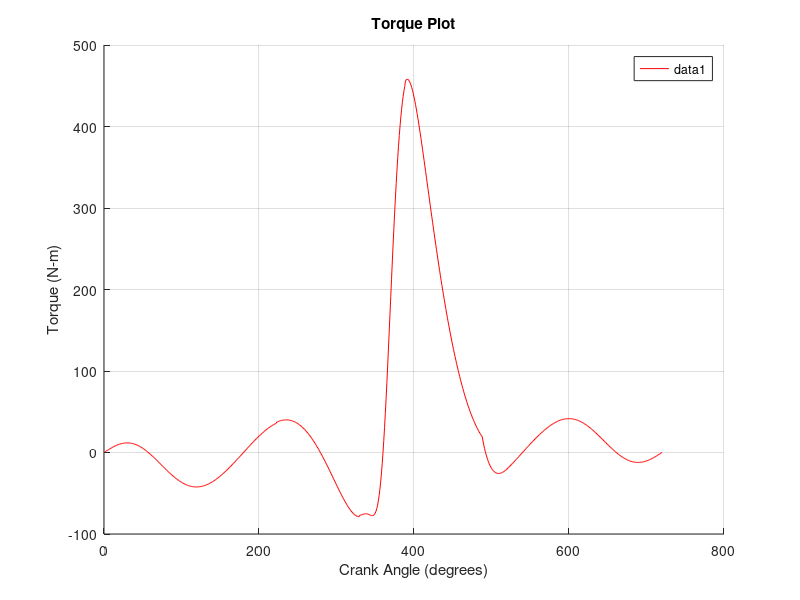
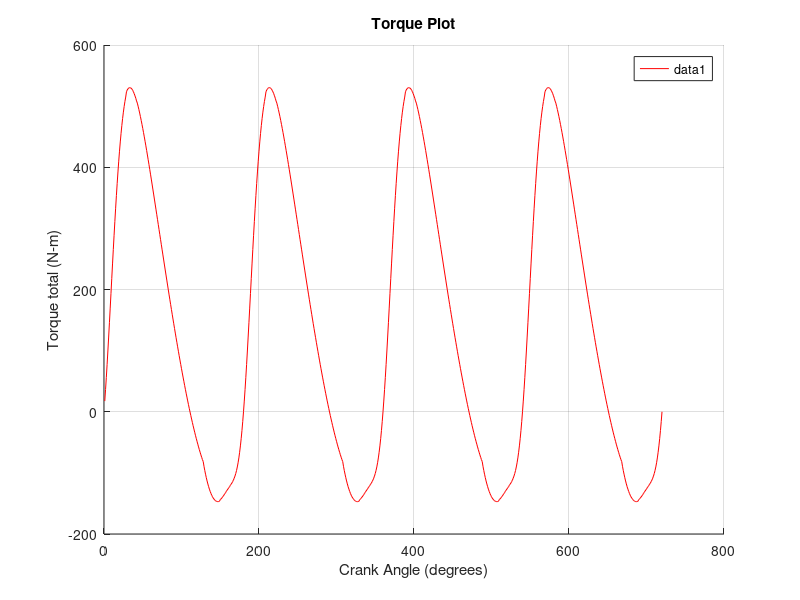
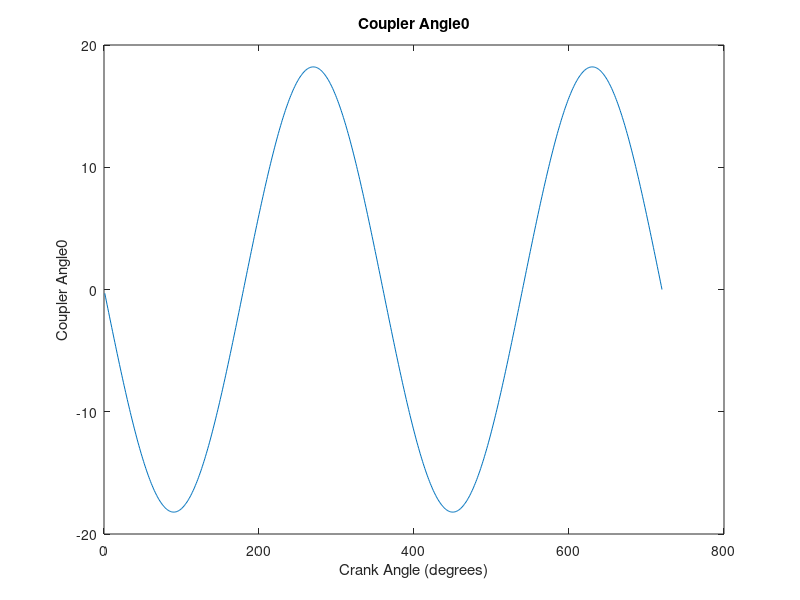
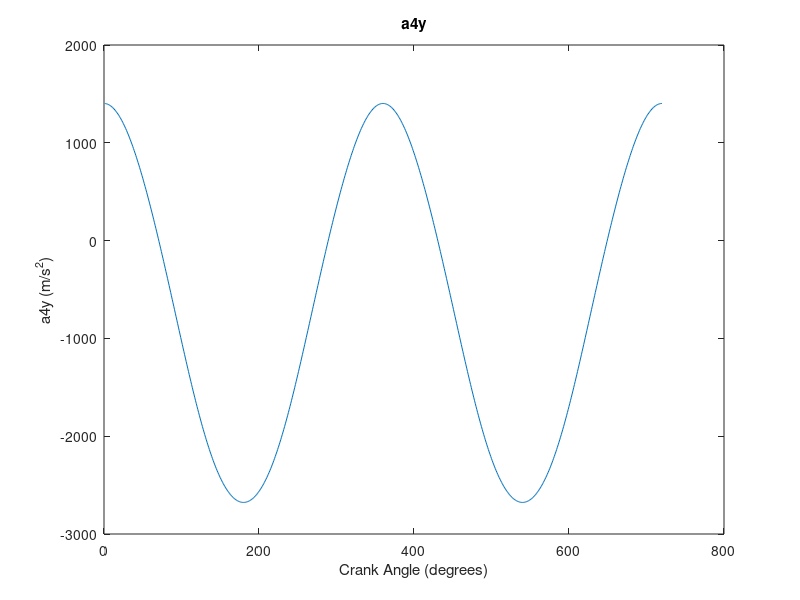

These figures' MATLAB source, in order:
clear all; clc;
load('part1.mat')
load('part2.mat')

T0 = zeros(1,length(crank_angle));
a4y = -a4y;

for k= 1:length(crank_angle)
A1=[0 0 0 0 1 0 1 0; 
     0 0 0 0 0 1 0 0;
     0 0 1 0 -1 0 0 0;
     0 0 0 1 0 -1 0 0;
     0 0 AG3*cosd(coupler_angle0(k)) AG3*sind(coupler_angle0(k)) BG3*cosd(coupler_angle0(k)) BG3*sind(coupler_angle0(k)) 0 0;
     1 0 -1 0 0 0 0 0;
     0 1 0 -1 0 0 0 0;
     0 0 crank_length*cosd(crank_angle(k)) crank_length*sind(crank_angle(k)) 0 0 0 1];

B1=[0;
    m4*a4y(k)+Fg(k)-F_atm+m4*g;
    m3*a3x(k);
    m3*a3y(k)+m3*g;
    J3*alpha3(k);
    m2*a2x(k);
    m2*a2y(k)+m2*g;
    -(m2*g)*OG2*sind(crank_angle(k))];
z = linsolve(A1,B1);
T0(k) = -z(8);
end

T1 = circshift(T0, 180);
T2 = circshift(T0, 360);
T3 = circshift(T0, 540);

T_total = T0 + T1 + T2 + T3;

% Plot the torque for a single cylinder and the total torque
figure;
hold on;
plot(crank_angle, T0, 'r');
% plot(crank_angle, T1, 'r');
% plot(crank_angle, T2, 'r');
% plot(crank_angle, T3, 'r');
xlabel('Crank Angle (degrees)');
ylabel('Torque (N-m)');
legend show;
title('Torque Plot');
grid on;

figure;
hold on;
plot(crank_angle, T_total, 'r');
xlabel('Crank Angle (degrees)');
ylabel('Torque total (N-m)');
legend show;
title('Torque Plot');
grid on;
disp('doneee')

% Plot coupler_angle0
figure;
plot(crank_angle, coupler_angle0);
title('Coupler Angle0');
xlabel('Crank Angle (degrees)');
ylabel('Coupler Angle0');

% Plot a4y
figure;
plot(crank_angle, a4y);
title('a4y');
xlabel('Crank Angle (degrees)');
ylabel('a4y (m/s^2)');

% Plot Fg
figure;
plot(crank_angle, Fg);
title('Fg');
xlabel('Crank Angle (degrees)');
ylabel('Fg (N)');

% Plot alpha3
figure;
plot(crank_angle, alpha3);
title('Alpha3');
xlabel('Crank Angle (degrees)');
ylabel('Alpha3 (rad/s^2)');

% Plot a3x
figure;
plot(crank_angle, a3x);
title('a3x');
xlabel('Crank Angle (degrees)');
ylabel('a3x (m/s^2)');

% Plot a3y
figure;
plot(crank_angle, a3y);
title('a3y');
xlabel('Crank Angle (degrees)');
ylabel('a3y (m/s^2)');

save('part3.mat')